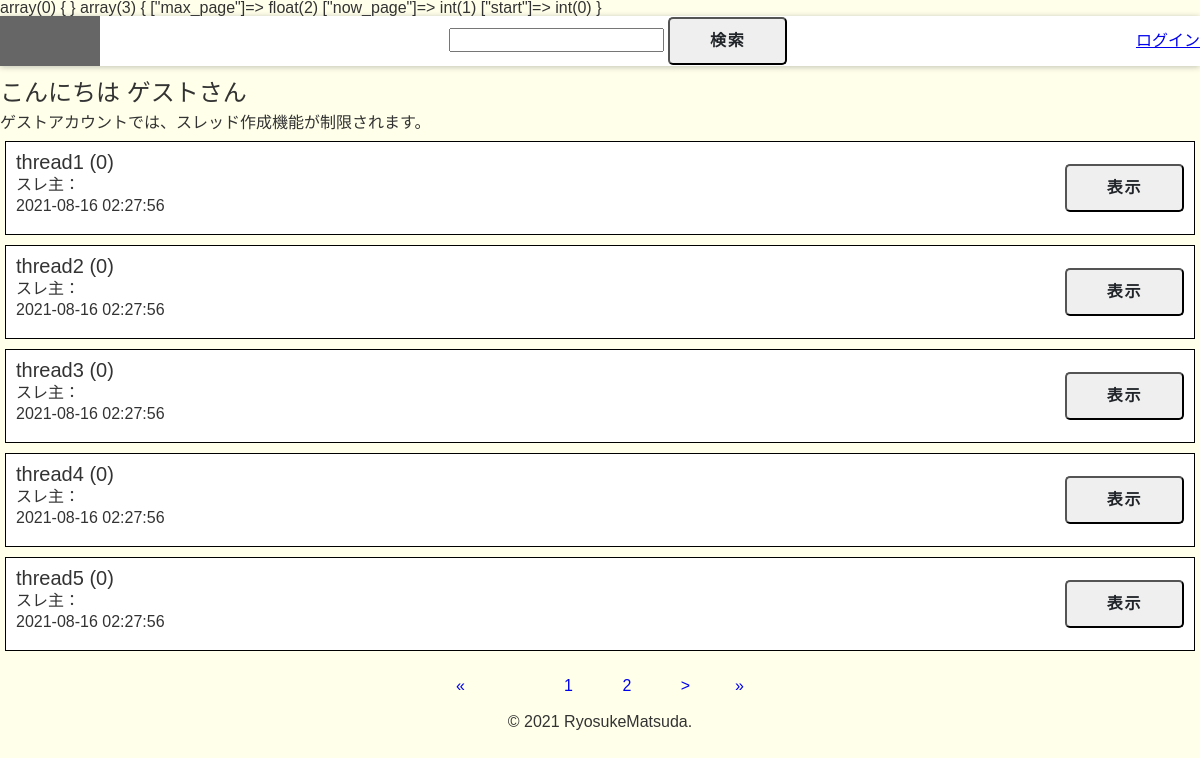
The page / on the database its author committed.
### tables this page shows
create table if not exists threads (thread_id int not null primary key auto_increment, title varchar(255), user_id int, ts timestamp);

### index.php (called while the page is built, shortened)
<?php
require_once dirname(__FILE__) . "/assets/_inc/require.php";
$dbthread = new DBthreads();
$user_name = $_SESSION["user_name"];
$status = $_SESSION["status"];
$msg =
  "こんにちは " . htmlspecialchars($user_name, \ENT_QUOTES, "UTF-8") . "さん";
if ($_SERVER["REQUEST_METHOD"] == "GET") {
  try {
    $count = $dbthread->count_threads();
    $arr = pagination_start($count, THREAD_MAX);
    var_dump($arr);
    $stmt = $dbthread->get_threads($arr["start"], THREAD_MAX);
  } catch (Exception $e) {
    echo "失敗しました。" . $e->getMessage();
  }
}
include dirname(__FILE__) . "/view/index.php"; ?>

### database/database.php (called while the page is built, shortened)
<?php
class Database
{
  public function database_access()
  {
    try {
      $this->dbh = new PDO(DSN, DB_USER, DB_PASS);
    } catch (PDOException $e) {
      die("接続できません: " . $e->getMessage());
    }
  }
}

### database/DBthreads.php (called while the page is built, shortened)
<?php
require_once "database.php";
class DBThreads extends Database
{
  public function count_threads()
  {
    $sql = "SELECT COUNT(*) FROM threads";
    $stmt = $this->dbh->prepare($sql);
    $stmt->execute();
    $count = $stmt->fetchColumn(0);
    return !empty($count) ? $count : null;
  }
  public function get_threads($start, $max)
  {
    $sql =
      "SELECT * FROM threads order by updated_at desc limit :start_thread, :thread_max";
    $stmt = $this->dbh->prepare($sql);
    $stmt->bindValue(":start_thread", $start, PDO::PARAM_INT);
    $stmt->bindValue(":thread_max", $max, PDO::PARAM_INT);
    $stmt->execute();
    return $stmt;
  }
}

### view/index.php (the view, shortened to what this page needs)
<?php include dirname(__FILE__) . "/header.php"; ?>
<section class="hello">
    <h1 class="hello-ttl"><?php echo $msg; ?>
    </h1>
    <?php if ($status >= 1): ?>
    <p><a href="thread_form.php">スレッド作成</a></p>
    <?php else: ?>
    <p>ゲストアカウントでは、スレッド作成機能が制限されます。</p>
    <?php endif; ?>
</section>
<?php foreach ($stmt as $row): ?>
<div class="thread" data-id="<?php echo $row["thread_id"]; ?>">
    <form class="thread-form" action="thread_content.php" method="get" name="thread_form">
        <div>
            <div class="thread-title">
                <p><?php echo $row["title"]; ?>
                    (<?php echo $row["comment_count"]; ?>)
                </p>
            </div>
            <div class="thread-user">
                <p>スレ主： <?php echo $dbuser->get_username_by_id(
                  $row["user_id"]
                ); ?>
                </p>
            </div>
            <div class="thread-date">
                <p><?php echo $row["updated_at"]; ?>
                </p>
            </div>
        </div>
        <button type="submit">表示</button>
    </form>
</div>
<?php endforeach; ?>
<?php thread_pagination($arr["max_page"], $arr["now_page"]); ?>
<?php include dirname(__FILE__) . "/footer.php"; ?>

### assets/_inc/require.php (shortened to what this page needs)
<?php
require_once dirname(__FILE__) . "/../../config/function.php";
require_once dirname(__FILE__) . "/../../database/database.php";
require_once dirname(__FILE__) . "/../../database/DBthreads.php";
var_dump($_SESSION);
if (isset($_SESSION["login_id"])) {
  $link = '<a href="./logout.php">ログアウト</a>';
} else {
  $link = '<a href="./login_form.php">ログイン</a>';
}
?>

### view/header.php (shortened to what this page needs)
<!DOCTYPE html>
<html lang="ja">
<head>
    <link rel="stylesheet" href="./css/reset.css" />
    <link rel="stylesheet" href="./css/style.css" />
</head>
<body>
    <header class="header">
        <a href="./index.php">
            <div class="header-logo">
            </div>
        </a>
        <form action="./search.php" method="get">
            <input type="text" name="search" id="search">
            <button type="submit">検索</button>
        </form>
        <?php echo $link; ?>
    </header>

### config/pagination.php (shortened to what this page needs)
<?php
function pagination_start($count, $max)
{
  $max_page = ceil($count / $max);
  if (!isset($_GET["page_id"])) {
    $now_page = 1;
  } else {
    $now_page = (int) htmlspecialchars($_GET["page_id"]);
    if ($now_page < 1 || $now_page > $max_page) {
      $_SESSION["error"] = "無効な値が入力されました。";
      header("Location: ./index.php");
    }
  }
  $start = ($now_page - 1) * $max;
  $arr = [
    "max_page" => $max_page,
    "now_page" => $now_page,
    "start" => $start,
  ];
  return $arr;
}
function thread_pagination($max_page, $now_page)
{
  $pre_page = $now_page - 1;
  $next_page = $now_page + 1;
  echo '<div class="pager">
  <ul class="pagination">
      <li class="first"><a href="index.php?page_id=1"><span>«</span></a></li>';
  if ($now_page == 1) {
    echo '<li class="pre"><a class="disable" href="index.php?page_id=' .
      $pre_page .
      '"><span><</span>
    </a></li>';
  } else {
    echo '<li class="pre"><a href="index.php?page_id=' .
      $pre_page .
      '"><span><</span>
    </a></li>';
  }
  for ($i = 1; $i <= $max_page; $i++) {
    if ($i == $now_page) {
      echo '<li><a href="index.php?page_id=' .
        $i .
        '"><span>' .
        $i .
        "</span></a></li>  ";
    } else {
      echo '<li><a href="index.php?page_id=' .
        $i .
        '"><span>' .
        $i .
        "</span></a></li>  ";
    }
  }
  if ($now_page == $max_page) {
    echo '<li class="next"><a class="disable" href="index.php?page_id=' .
      $next_page .
      '"><span>></span></a></li>';
  } else {
    echo '<li class="next"><a href="index.php?page_id=' .
      $next_page .
      '"><span>></span></a></li>';
  }
  echo '<li class="last"><a href="index.php?page_id=' .
    $max_page .
    '"><span>»</span></a></li>
  </ul>
  </div>';
}

### view/footer.php (shortened to what this page needs)
<footer>
    <section class="footer-section">
        <p>© 2021 RyosukeMatsuda.</p>
    </section>
</footer>
</body>
</html>

### css/style.css (style rules this page uses)
*, *:before, *:after { -webkit-box-sizing: inherit; box-sizing: inherit; }
html { -webkit-box-sizing: border-box; box-sizing: border-box; font-size: 62.5%; }
body { color: #333; font-family: "游ゴシック体", YuGothic, "游ゴシック Medium", "Yu Gothic Medium", "游ゴシック", "Yu Gothic", sans-serif; font-size: 1.6rem; background: #ffffea; }
.header { display: -webkit-box; display: -ms-flexbox; display: flex; -webkit-box-pack: justify; -ms-flex-pack: justify; justify-content: space-between; -webkit-box-align: center; -ms-flex-align: center; align-items: center; position: -webkit-sticky; position: sticky; top: 0; background: #fff; -webkit-box-shadow: 0 1px 6px 0 rgba(32, 33, 36, 0.28); box-shadow: 0 1px 6px 0 rgba(32, 33, 36, 0.28); margin-bottom: 15px; }
.header-logo { width: 100px; height: 50px; background: #666; }
.hello-ttl { font-size: 24px; margin-bottom: 10px; }
.thread { border: 1px solid #000; margin: 10px 5px; padding: 10px; background: #fff; }
.thread div { margin-bottom: 5px; }
.thread-form { display: -webkit-box; display: -ms-flexbox; display: flex; -webkit-box-pack: justify; -ms-flex-pack: justify; justify-content: space-between; -webkit-box-align: center; -ms-flex-align: center; align-items: center; }
.thread-title { font-size: 20px; }
.pager .pagination { text-align: center; }
.pager .pagination li { display: inline; margin: 0 2px; padding: 0; display: inline-block; width: 50px; height: 50px; text-align: center; position: relative; border-radius: 10px; }
.pager .pagination li a { vertical-align: middle; position: absolute; top: 0; left: 0; width: 100%; height: 100%; text-align: center; display: table; text-decoration: none; -webkit-transition: all 0.3s ease; transition: all 0.3s ease; }
.pager .pagination li a span { display: table-cell; vertical-align: middle; }
button { font-size: 1.6rem; font-weight: 700; line-height: 1.5; position: relative; display: inline-block; padding: 1rem 4rem; cursor: pointer; -webkit-user-select: none; -moz-user-select: none; -ms-user-select: none; user-select: none; -webkit-transition: all 0.3s; transition: all 0.3s; text-align: center; vertical-align: middle; text-decoration: none; letter-spacing: 0.1em; color: #212529; border-radius: 0.5rem; }
.footer-section { width: 100%; text-align: center; margin: 0 auto; }

### rows shown on the page
threads: title "thread1", comment_count "0", updated_at "2021-08-16 02:27:56"
threads: title "thread2", comment_count "0", updated_at "2021-08-16 02:27:56"
threads: title "thread3", comment_count "0", updated_at "2021-08-16 02:27:56"
threads: title "thread4", comment_count "0", updated_at "2021-08-16 02:27:56"
threads: title "thread5", comment_count "0", updated_at "2021-08-16 02:27:56"

### other values the page prints
$msg "こんにちは ゲストさん"
